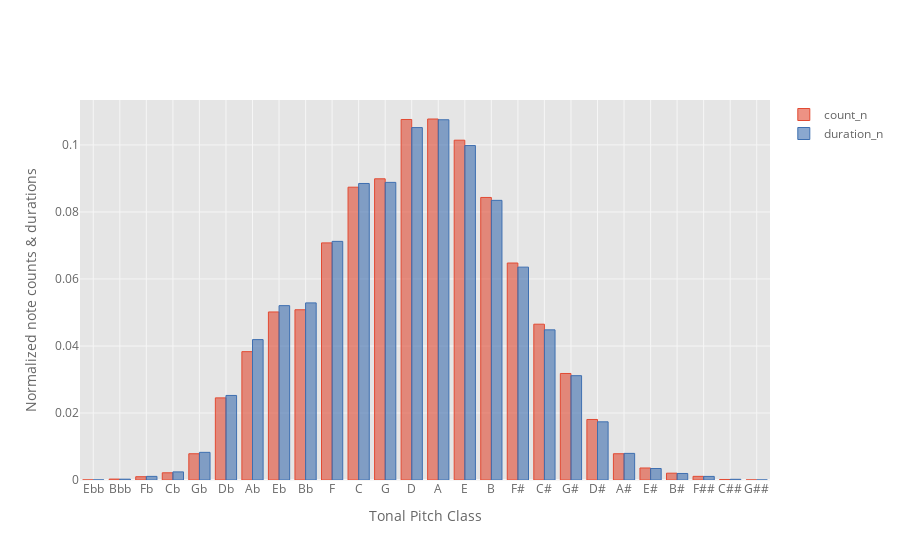

Here is the notebook cell this chart was saved with:
### Code cell
tpc_distribution[['count_n', 'duration_n']].iplot('bar', xTitle='Tonal Pitch Class', yTitle='Normalized note counts & durations')

### Figure 1 — Plotly figure (JSON) as saved in the notebook; plotly's stock layout.template omitted (floating-point values rounded to 4 significant figures)
{"data": [{"marker": {"color": "rgba(226, 74, 51, 0.6)", "line": {"color": "rgba(226, 74, 51, 1.0)", "width": 1}}, "name": "count_n", "orientation": "v", "text": "", "type": "bar", "x": ["Ebb", "Bbb", "Fb", "Cb", "Gb", "Db", "Ab", "Eb", "Bb", "F", "C", "G", "D", "A", "E", "B", "F#", "C#", "G#", "D#", "A#", "E#", "B#", "F##", "C##", "G##"], "y": [1.964e-05, 0.000275, 0.0009822, 0.002151, 0.007838, 0.02451, 0.03831, 0.05015, 0.05081, 0.07077, 0.08739, 0.08989, 0.1076, 0.1077, 0.1014, 0.08432, 0.06476, 0.0465, 0.03179, 0.01806, 0.007838, 0.003585, 0.002033, 0.00109, 0.0001572, 1.964e-05]}, {"marker": {"color": "rgba(62, 111, 176, 0.6)", "line": {"color": "rgba(62, 111, 176, 1.0)", "width": 1}}, "name": "duration_n", "orientation": "v", "text": "", "type": "bar", "x": ["Ebb", "Bbb", "Fb", "Cb", "Gb", "Db", "Ab", "Eb", "Bb", "F", "C", "G", "D", "A", "E", "B", "F#", "C#", "G#", "D#", "A#", "E#", "B#", "F##", "C##", "G##"], "y": [2.156e-05, 0.0002453, 0.001078, 0.002417, 0.008253, 0.02523, 0.0419, 0.05204, 0.05286, 0.07122, 0.0885, 0.08882, 0.1052, 0.1075, 0.09981, 0.08346, 0.06353, 0.04481, 0.03113, 0.01736, 0.00794, 0.003428, 0.001949, 0.001071, 0.0002049, 1.078e-05]}], "layout": {"autosize": true, "legend": {"bgcolor": "#FFFFFF", "font": {"color": "#666666"}}, "paper_bgcolor": "#FFFFFF", "plot_bgcolor": "#E5E5E5", "title": {"font": {"color": "#151516"}}, "xaxis": {"autorange": true, "gridcolor": "#F6F6F6", "range": [-0.5, 25.5], "showgrid": true, "tickfont": {"color": "#666666"}, "title": {"font": {"color": "#666666"}, "text": "Tonal Pitch Class"}, "type": "category", "zerolinecolor": "#F6F6F6"}, "yaxis": {"autorange": true, "gridcolor": "#F6F6F6", "range": [0, 0.1134], "showgrid": true, "tickfont": {"color": "#666666"}, "title": {"font": {"color": "#666666"}, "text": "Normalized note counts & durations"}, "type": "linear", "zerolinecolor": "#F6F6F6"}}}
